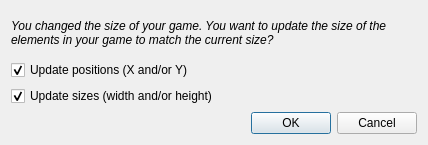
<?xml version="1.0" encoding="UTF-8"?>
<ui version="4.0">
 <class>UpdateElementsDialog</class>
 <widget class="QDialog" name="UpdateElementsDialog">
  <property name="geometry">
   <rect>
    <x>0</x>
    <y>0</y>
    <width>428</width>
    <height>145</height>
   </rect>
  </property>
  <property name="windowTitle">
   <string>Update Elements Dialog</string>
  </property>
  <layout class="QVBoxLayout" name="verticalLayout">
   <item>
    <widget class="QLabel" name="descLabel">
     <property name="font">
      <font>
       <italic>true</italic>
      </font>
     </property>
     <property name="text">
      <string>You changed the size of your game. You want to update the size of the elements in your game to match the current size?</string>
     </property>
     <property name="wordWrap">
      <bool>true</bool>
     </property>
    </widget>
   </item>
   <item>
    <widget class="QCheckBox" name="updatePositionsCheckBox">
     <property name="text">
      <string>Update positions (X and/or Y)</string>
     </property>
     <property name="checked">
      <bool>true</bool>
     </property>
    </widget>
   </item>
   <item>
    <widget class="QCheckBox" name="updateSizesCheckBox">
     <property name="text">
      <string>Update sizes (width and/or height)</string>
     </property>
     <property name="checked">
      <bool>true</bool>
     </property>
    </widget>
   </item>
   <item>
    <widget class="QDialogButtonBox" name="buttonBox">
     <property name="orientation">
      <enum>Qt::Horizontal</enum>
     </property>
     <property name="standardButtons">
      <set>QDialogButtonBox::Cancel|QDialogButtonBox::Ok</set>
     </property>
    </widget>
   </item>
  </layout>
 </widget>
 <resources/>
 <connections>
  <connection>
   <sender>buttonBox</sender>
   <signal>accepted()</signal>
   <receiver>UpdateElementsDialog</receiver>
   <slot>accept()</slot>
   <hints>
    <hint type="sourcelabel">
     <x>248</x>
     <y>254</y>
    </hint>
    <hint type="destinationlabel">
     <x>157</x>
     <y>274</y>
    </hint>
   </hints>
  </connection>
  <connection>
   <sender>buttonBox</sender>
   <signal>rejected()</signal>
   <receiver>UpdateElementsDialog</receiver>
   <slot>reject()</slot>
   <hints>
    <hint type="sourcelabel">
     <x>316</x>
     <y>260</y>
    </hint>
    <hint type="destinationlabel">
     <x>286</x>
     <y>274</y>
    </hint>
   </hints>
  </connection>
 </connections>
</ui>
